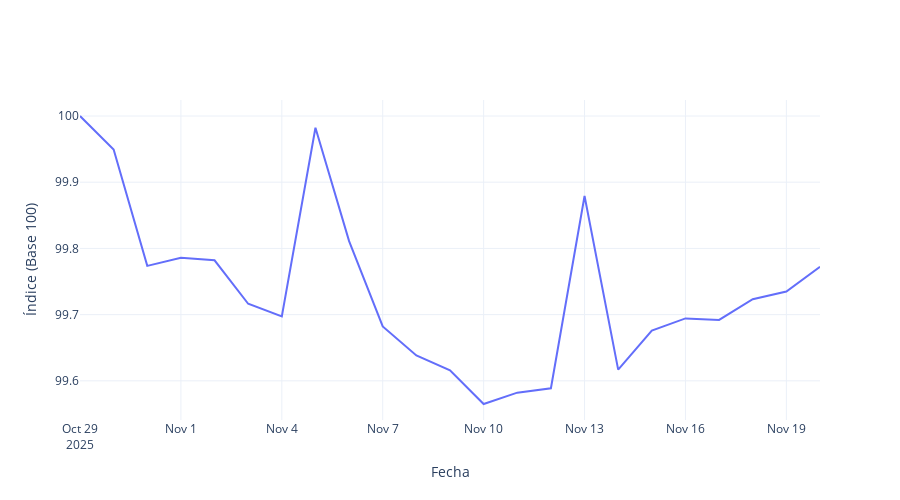

Write notebook code for a chart like this one.
### Markdown cell above
## TRANSPORTE

### Code cell
dir_input = Path("data/base100/")
df_combustibles = dir_input / "base_combustibles.xlsx"
df_combustibles = pd.read_excel(df_combustibles)

# Asegurarse de que 'VALOR' esté en formato numérico
df_combustibles["VALOR"] = pd.to_numeric(df_combustibles["VALOR"], errors="coerce")

# Pesos para la división Combustibles
pesos_combustibles = [
    12.210
]

# Normalización
w_combustibles = 12.210  # Peso total de la división

suma_original = sum(pesos_combustibles)
factor = w_combustibles / suma_original
pesos_norm_combustibles = [p * factor for p in pesos_combustibles]

# Crear dataframe de pesos
categorias_combustibles = df_combustibles["CATEGORIA"].unique().tolist()
df_pesos_combustibles = pd.DataFrame({
    "CATEGORIA": categorias_combustibles,
    "PESO": pesos_combustibles,
    "PESO_NORMALIZADO": pesos_norm_combustibles
})

# Convertir los pesos normalizados a una matriz NumPy
w_combustibles = np.array(pesos_norm_combustibles)

# Función de ponderación geométrica
def geom_pond(x, w):
    x = np.array(x)
    return np.exp(np.sum(w * np.log(x)) / np.sum(w))

# Crear el diccionario de IPC por fecha
ipc_combustibles = {}
for fecha in df_combustibles["FECHA"].unique(): 
    valores = df_combustibles[df_combustibles["FECHA"] == fecha]["VALOR"].values
    ipc_combustibles[fecha] = geom_pond(valores, w_combustibles)

# Convertir a una serie final ordenada por fecha
ipc_combustibles = pd.Series(ipc_combustibles)
ipc_combustibles.index = pd.to_datetime(ipc_combustibles.index)
ipc_combustibles = ipc_combustibles.sort_index()

# Concatenar IPC con el dataframe original
df_ipc_combustibles = ipc_combustibles.reset_index()
df_ipc_combustibles.columns = ["FECHA", "VALOR"]
df_ipc_combustibles["CATEGORIA"] = "Índice Combustibles"

# Concatenar datos originales con el IPC
df_combustibles = pd.concat([df_combustibles, df_ipc_combustibles], ignore_index=True)

# Crear el gráfico de IPC de Combustibles
fig = go.Figure()
fig.add_trace(go.Scatter(
    x=ipc_combustibles.index,
    y=ipc_combustibles.values,
    mode="lines",
    name="Índice (Base 100)",
    line=dict(width=2)
))

fig.update_layout(
    title=None,
    xaxis_title="Fecha",
    yaxis_title="Índice (Base 100)",
    template="plotly_white",
    hovermode="x unified",
    width=900,
    height=500
)

fig.show()
fig.write_image("results/indice_combustibles.pdf")

### Figure 1 — Plotly figure (JSON) as saved in the notebook; plotly's stock layout.template omitted (floating-point values rounded to 4 significant figures)
{"data": [{"line": {"width": 2}, "mode": "lines", "name": "Índice (Base 100)", "type": "scatter", "x": ["2025-10-29T00:00:00", "2025-10-30T00:00:00", "2025-10-31T00:00:00", "2025-11-01T00:00:00", "2025-11-02T00:00:00", "2025-11-03T00:00:00", "2025-11-04T00:00:00", "2025-11-05T00:00:00", "2025-11-06T00:00:00", "2025-11-07T00:00:00", "2025-11-08T00:00:00", "2025-11-09T00:00:00", "2025-11-10T00:00:00", "2025-11-11T00:00:00", "2025-11-12T00:00:00", "2025-11-13T00:00:00", "2025-11-14T00:00:00", "2025-11-15T00:00:00", "2025-11-16T00:00:00", "2025-11-17T00:00:00", "2025-11-18T00:00:00", "2025-11-19T00:00:00", "2025-11-20T00:00:00"], "y": [100.0, 99.95, 99.77, 99.79, 99.78, 99.72, 99.7, 99.98, 99.81, 99.68, 99.64, 99.62, 99.56, 99.58, 99.59, 99.88, 99.62, 99.68, 99.69, 99.69, 99.72, 99.73, 99.77]}], "layout": {"height": 500, "hovermode": "x unified", "title": {}, "width": 900, "xaxis": {"title": {"text": "Fecha"}}, "yaxis": {"title": {"text": "Índice (Base 100)"}}}}
